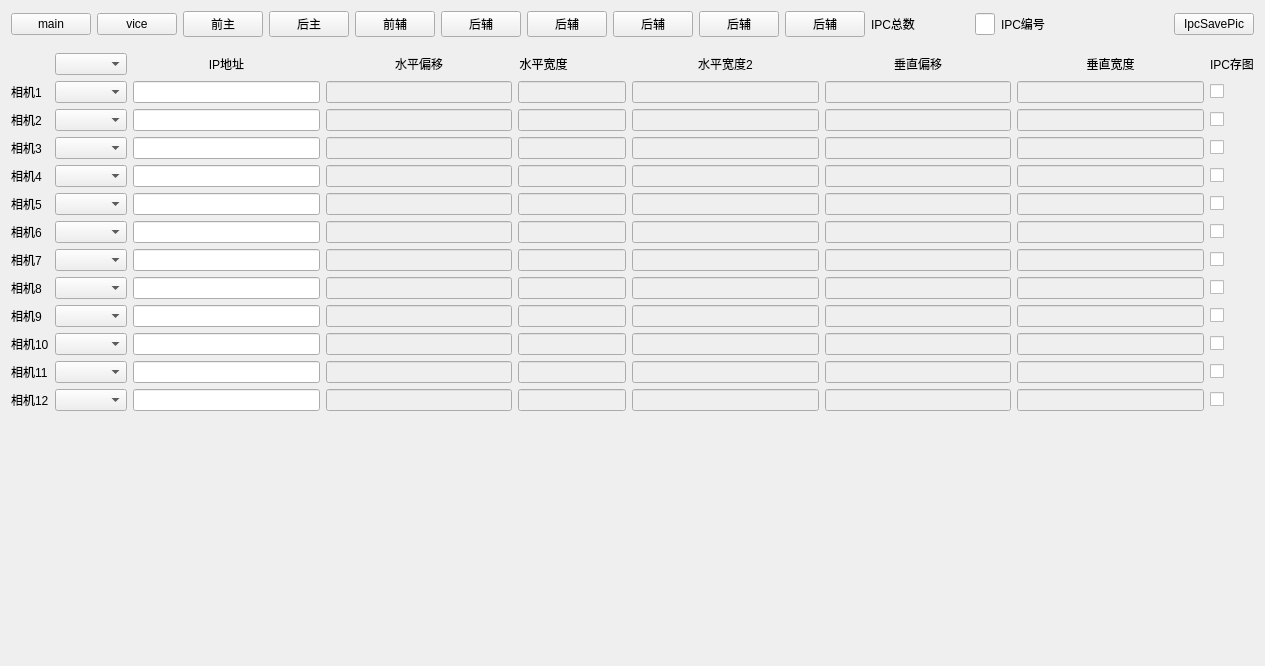
<?xml version="1.0" encoding="UTF-8"?>
<ui version="4.0">
 <class>IpcCameraSetWidget</class>
 <widget class="QWidget" name="IpcCameraSetWidget">
  <property name="geometry">
   <rect>
    <x>0</x>
    <y>0</y>
    <width>1265</width>
    <height>666</height>
   </rect>
  </property>
  <property name="windowTitle">
   <string>Form</string>
  </property>
  <layout class="QGridLayout" name="gridLayout_2">
   <item row="0" column="0">
    <layout class="QHBoxLayout" name="horizontalLayout_3">
     <item>
      <layout class="QHBoxLayout" name="horizontalLayout">
       <item>
        <widget class="QPushButton" name="mainBtn">
         <property name="text">
          <string notr="true">main</string>
         </property>
        </widget>
       </item>
       <item>
        <widget class="QPushButton" name="viceBtn">
         <property name="text">
          <string notr="true">vice</string>
         </property>
        </widget>
       </item>
       <item>
        <widget class="QPushButton" name="pushButton">
         <property name="text">
          <string notr="true">前主</string>
         </property>
        </widget>
       </item>
       <item>
        <widget class="QPushButton" name="pushButton_2">
         <property name="text">
          <string notr="true">后主</string>
         </property>
        </widget>
       </item>
       <item>
        <widget class="QPushButton" name="pushButton_3">
         <property name="text">
          <string notr="true">前辅</string>
         </property>
        </widget>
       </item>
       <item>
        <widget class="QPushButton" name="pushButton_4">
         <property name="text">
          <string notr="true">后辅</string>
         </property>
        </widget>
       </item>
       <item>
        <widget class="QPushButton" name="pushButton_5">
         <property name="text">
          <string notr="true">后辅</string>
         </property>
        </widget>
       </item>
       <item>
        <widget class="QPushButton" name="pushButton_6">
         <property name="text">
          <string notr="true">后辅</string>
         </property>
        </widget>
       </item>
       <item>
        <widget class="QPushButton" name="pushButton_7">
         <property name="text">
          <string notr="true">后辅</string>
         </property>
        </widget>
       </item>
       <item>
        <widget class="QPushButton" name="pushButton_8">
         <property name="text">
          <string notr="true">后辅</string>
         </property>
        </widget>
       </item>
      </layout>
     </item>
     <item>
      <layout class="QHBoxLayout" name="horizontalLayout_2">
       <item>
        <widget class="QLabel" name="labelIpcCount">
         <property name="text">
          <string>IPC总数</string>
         </property>
        </widget>
       </item>
       <item>
        <widget class="myLineEdit" name="lineEditIpcCount">
         <property name="minimumSize">
          <size>
           <width>20</width>
           <height>0</height>
          </size>
         </property>
         <property name="maximumSize">
          <size>
           <width>20</width>
           <height>16777215</height>
          </size>
         </property>
         <property name="alignment">
          <set>Qt::AlignCenter</set>
         </property>
        </widget>
       </item>
      </layout>
     </item>
     <item>
      <widget class="QLabel" name="label_ipc_num">
       <property name="text">
        <string>IPC编号</string>
       </property>
       <property name="alignment">
        <set>Qt::AlignCenter</set>
       </property>
      </widget>
     </item>
     <item>
      <spacer name="horizontalSpacer">
       <property name="orientation">
        <enum>Qt::Horizontal</enum>
       </property>
       <property name="sizeHint" stdset="0">
        <size>
         <width>40</width>
         <height>20</height>
        </size>
       </property>
      </spacer>
     </item>
     <item>
      <widget class="QPushButton" name="ipcSavePicBtn">
       <property name="text">
        <string>IpcSavePic</string>
       </property>
      </widget>
     </item>
    </layout>
   </item>
   <item row="1" column="0">
    <layout class="QGridLayout" name="gridLayout">
     <item row="0" column="5">
      <spacer name="verticalSpacer">
       <property name="orientation">
        <enum>Qt::Vertical</enum>
       </property>
       <property name="sizeHint" stdset="0">
        <size>
         <width>20</width>
         <height>10</height>
        </size>
       </property>
      </spacer>
     </item>
     <item row="1" column="1">
      <widget class="QComboBox" name="comboBox_camera_same"/>
     </item>
     <item row="1" column="2">
      <widget class="QLabel" name="label_ip">
       <property name="text">
        <string>IP地址</string>
       </property>
       <property name="alignment">
        <set>Qt::AlignCenter</set>
       </property>
      </widget>
     </item>
     <item row="1" column="3">
      <widget class="QLabel" name="label_h_move">
       <property name="text">
        <string>水平偏移</string>
       </property>
       <property name="alignment">
        <set>Qt::AlignCenter</set>
       </property>
      </widget>
     </item>
     <item row="1" column="4">
      <widget class="QLabel" name="label_h_width">
       <property name="text">
        <string>水平宽度</string>
       </property>
       <property name="alignment">
        <set>Qt::AlignCenter</set>
       </property>
      </widget>
     </item>
     <item row="1" column="6">
      <widget class="QLabel" name="label_h_width_2">
       <property name="text">
        <string>水平宽度2</string>
       </property>
       <property name="alignment">
        <set>Qt::AlignCenter</set>
       </property>
      </widget>
     </item>
     <item row="1" column="7">
      <widget class="QLabel" name="label_v_move">
       <property name="text">
        <string>垂直偏移</string>
       </property>
       <property name="alignment">
        <set>Qt::AlignCenter</set>
       </property>
      </widget>
     </item>
     <item row="1" column="8">
      <widget class="QLabel" name="label_v_width">
       <property name="maximumSize">
        <size>
         <width>16777215</width>
         <height>80</height>
        </size>
       </property>
       <property name="text">
        <string>垂直宽度</string>
       </property>
       <property name="alignment">
        <set>Qt::AlignCenter</set>
       </property>
      </widget>
     </item>
     <item row="1" column="9">
      <widget class="QLabel" name="label_ipcSavePic">
       <property name="maximumSize">
        <size>
         <width>16777215</width>
         <height>80</height>
        </size>
       </property>
       <property name="text">
        <string>IPC存图</string>
       </property>
       <property name="alignment">
        <set>Qt::AlignCenter</set>
       </property>
      </widget>
     </item>
     <item row="2" column="0">
      <widget class="QLabel" name="label_0">
       <property name="text">
        <string>相机1</string>
       </property>
      </widget>
     </item>
     <item row="2" column="1">
      <widget class="QComboBox" name="comboBox_cam1_ipc"/>
     </item>
     <item row="2" column="2">
      <widget class="myLineEdit" name="lineEdit_cam1_ip">
       <property name="alignment">
        <set>Qt::AlignCenter</set>
       </property>
      </widget>
     </item>
     <item row="2" column="3">
      <widget class="myLineEdit" name="lineEdit_0_0">
       <property name="enabled">
        <bool>false</bool>
       </property>
       <property name="alignment">
        <set>Qt::AlignCenter</set>
       </property>
      </widget>
     </item>
     <item row="2" column="4" colspan="2">
      <widget class="myLineEdit" name="lineEdit_0_1">
       <property name="enabled">
        <bool>false</bool>
       </property>
       <property name="alignment">
        <set>Qt::AlignCenter</set>
       </property>
      </widget>
     </item>
     <item row="2" column="6">
      <widget class="myLineEdit" name="lineEdit_0_4">
       <property name="enabled">
        <bool>false</bool>
       </property>
       <property name="alignment">
        <set>Qt::AlignCenter</set>
       </property>
      </widget>
     </item>
     <item row="2" column="7">
      <widget class="myLineEdit" name="lineEdit_0_2">
       <property name="enabled">
        <bool>false</bool>
       </property>
       <property name="alignment">
        <set>Qt::AlignCenter</set>
       </property>
      </widget>
     </item>
     <item row="2" column="8">
      <widget class="myLineEdit" name="lineEdit_0_3">
       <property name="enabled">
        <bool>false</bool>
       </property>
       <property name="alignment">
        <set>Qt::AlignCenter</set>
       </property>
      </widget>
     </item>
     <item row="2" column="9">
      <widget class="QCheckBox" name="checkBox">
       <property name="text">
        <string/>
       </property>
      </widget>
     </item>
     <item row="3" column="0">
      <widget class="QLabel" name="label_1">
       <property name="text">
        <string>相机2</string>
       </property>
      </widget>
     </item>
     <item row="3" column="1">
      <widget class="QComboBox" name="comboBox_cam2_ipc"/>
     </item>
     <item row="3" column="2">
      <widget class="myLineEdit" name="lineEdit_cam2_ip">
       <property name="alignment">
        <set>Qt::AlignCenter</set>
       </property>
      </widget>
     </item>
     <item row="3" column="3">
      <widget class="myLineEdit" name="lineEdit_1_0">
       <property name="enabled">
        <bool>false</bool>
       </property>
       <property name="alignment">
        <set>Qt::AlignCenter</set>
       </property>
      </widget>
     </item>
     <item row="3" column="4" colspan="2">
      <widget class="myLineEdit" name="lineEdit_1_1">
       <property name="enabled">
        <bool>false</bool>
       </property>
       <property name="alignment">
        <set>Qt::AlignCenter</set>
       </property>
      </widget>
     </item>
     <item row="3" column="6">
      <widget class="myLineEdit" name="lineEdit_1_4">
       <property name="enabled">
        <bool>false</bool>
       </property>
       <property name="alignment">
        <set>Qt::AlignCenter</set>
       </property>
      </widget>
     </item>
     <item row="3" column="7">
      <widget class="myLineEdit" name="lineEdit_1_2">
       <property name="enabled">
        <bool>false</bool>
       </property>
       <property name="alignment">
        <set>Qt::AlignCenter</set>
       </property>
      </widget>
     </item>
     <item row="3" column="8">
      <widget class="myLineEdit" name="lineEdit_1_3">
       <property name="enabled">
        <bool>false</bool>
       </property>
       <property name="alignment">
        <set>Qt::AlignCenter</set>
       </property>
      </widget>
     </item>
     <item row="3" column="9">
      <widget class="QCheckBox" name="checkBox_2">
       <property name="sizePolicy">
        <sizepolicy hsizetype="Fixed" vsizetype="Fixed">
         <horstretch>0</horstretch>
         <verstretch>0</verstretch>
        </sizepolicy>
       </property>
       <property name="text">
        <string/>
       </property>
      </widget>
     </item>
     <item row="4" column="0">
      <widget class="QLabel" name="label_2">
       <property name="text">
        <string>相机3</string>
       </property>
      </widget>
     </item>
     <item row="4" column="1">
      <widget class="QComboBox" name="comboBox_cam3_ipc"/>
     </item>
     <item row="4" column="2">
      <widget class="myLineEdit" name="lineEdit_cam3_ip">
       <property name="alignment">
        <set>Qt::AlignCenter</set>
       </property>
      </widget>
     </item>
     <item row="4" column="3">
      <widget class="myLineEdit" name="lineEdit_2_0">
       <property name="enabled">
        <bool>false</bool>
       </property>
       <property name="alignment">
        <set>Qt::AlignCenter</set>
       </property>
      </widget>
     </item>
     <item row="4" column="4" colspan="2">
      <widget class="myLineEdit" name="lineEdit_2_1">
       <property name="enabled">
        <bool>false</bool>
       </property>
       <property name="alignment">
        <set>Qt::AlignCenter</set>
       </property>
      </widget>
     </item>
     <item row="4" column="6">
      <widget class="myLineEdit" name="lineEdit_2_4">
       <property name="enabled">
        <bool>false</bool>
       </property>
       <property name="alignment">
        <set>Qt::AlignCenter</set>
       </property>
      </widget>
     </item>
     <item row="4" column="7">
      <widget class="myLineEdit" name="lineEdit_2_2">
       <property name="enabled">
        <bool>false</bool>
       </property>
       <property name="alignment">
        <set>Qt::AlignCenter</set>
       </property>
      </widget>
     </item>
     <item row="4" column="8">
      <widget class="myLineEdit" name="lineEdit_2_3">
       <property name="enabled">
        <bool>false</bool>
       </property>
       <property name="alignment">
        <set>Qt::AlignCenter</set>
       </property>
      </widget>
     </item>
     <item row="4" column="9">
      <widget class="QCheckBox" name="checkBox_3">
       <property name="text">
        <string/>
       </property>
      </widget>
     </item>
     <item row="5" column="0">
      <widget class="QLabel" name="label_3">
       <property name="text">
        <string>相机4</string>
       </property>
      </widget>
     </item>
     <item row="5" column="1">
      <widget class="QComboBox" name="comboBox_cam4_ipc"/>
     </item>
     <item row="5" column="2">
      <widget class="myLineEdit" name="lineEdit_cam4_ip">
       <property name="alignment">
        <set>Qt::AlignCenter</set>
       </property>
      </widget>
     </item>
     <item row="5" column="3">
      <widget class="myLineEdit" name="lineEdit_3_0">
       <property name="enabled">
        <bool>false</bool>
       </property>
       <property name="alignment">
        <set>Qt::AlignCenter</set>
       </property>
      </widget>
     </item>
     <item row="5" column="4" colspan="2">
      <widget class="myLineEdit" name="lineEdit_3_1">
       <property name="enabled">
        <bool>false</bool>
       </property>
       <property name="alignment">
        <set>Qt::AlignCenter</set>
       </property>
      </widget>
     </item>
     <item row="5" column="6">
      <widget class="myLineEdit" name="lineEdit_3_4">
       <property name="enabled">
        <bool>false</bool>
       </property>
       <property name="alignment">
        <set>Qt::AlignCenter</set>
       </property>
      </widget>
     </item>
     <item row="5" column="7">
      <widget class="myLineEdit" name="lineEdit_3_2">
       <property name="enabled">
        <bool>false</bool>
       </property>
       <property name="alignment">
        <set>Qt::AlignCenter</set>
       </property>
      </widget>
     </item>
     <item row="5" column="8">
      <widget class="myLineEdit" name="lineEdit_3_3">
       <property name="enabled">
        <bool>false</bool>
       </property>
       <property name="alignment">
        <set>Qt::AlignCenter</set>
       </property>
      </widget>
     </item>
     <item row="5" column="9">
      <widget class="QCheckBox" name="checkBox_4">
       <property name="text">
        <string/>
       </property>
      </widget>
     </item>
     <item row="6" column="0">
      <widget class="QLabel" name="label_4">
       <property name="text">
        <string>相机5</string>
       </property>
      </widget>
     </item>
     <item row="6" column="1">
      <widget class="QComboBox" name="comboBox_cam5_ipc"/>
     </item>
     <item row="6" column="2">
      <widget class="myLineEdit" name="lineEdit_cam5_ip">
       <property name="alignment">
        <set>Qt::AlignCenter</set>
       </property>
      </widget>
     </item>
     <item row="6" column="3">
      <widget class="myLineEdit" name="lineEdit_4_0">
       <property name="enabled">
        <bool>false</bool>
       </property>
       <property name="alignment">
        <set>Qt::AlignCenter</set>
       </property>
      </widget>
     </item>
     <item row="6" column="4" colspan="2">
      <widget class="myLineEdit" name="lineEdit_4_1">
       <property name="enabled">
        <bool>false</bool>
       </property>
       <property name="alignment">
        <set>Qt::AlignCenter</set>
       </property>
      </widget>
     </item>
     <item row="6" column="6">
      <widget class="myLineEdit" name="lineEdit_4_4">
       <property name="enabled">
        <bool>false</bool>
       </property>
       <property name="alignment">
        <set>Qt::AlignCenter</set>
       </property>
      </widget>
     </item>
     <item row="6" column="7">
      <widget class="myLineEdit" name="lineEdit_4_2">
       <property name="enabled">
        <bool>false</bool>
       </property>
       <property name="alignment">
        <set>Qt::AlignCenter</set>
       </property>
      </widget>
     </item>
     <item row="6" column="8">
      <widget class="myLineEdit" name="lineEdit_4_3">
       <property name="enabled">
        <bool>false</bool>
       </property>
       <property name="alignment">
        <set>Qt::AlignCenter</set>
       </property>
      </widget>
     </item>
     <item row="6" column="9">
      <widget class="QCheckBox" name="checkBox_5">
       <property name="text">
        <string/>
       </property>
      </widget>
     </item>
     <item row="7" column="0">
      <widget class="QLabel" name="label_5">
       <property name="text">
        <string>相机6</string>
       </property>
      </widget>
     </item>
     <item row="7" column="1">
      <widget class="QComboBox" name="comboBox_cam6_ipc"/>
     </item>
     <item row="7" column="2">
      <widget class="myLineEdit" name="lineEdit_cam6_ip">
       <property name="alignment">
        <set>Qt::AlignCenter</set>
       </property>
      </widget>
     </item>
     <item row="7" column="3">
      <widget class="myLineEdit" name="lineEdit_5_0">
       <property name="enabled">
        <bool>false</bool>
       </property>
       <property name="alignment">
        <set>Qt::AlignCenter</set>
       </property>
      </widget>
     </item>
     <item row="7" column="4" colspan="2">
      <widget class="myLineEdit" name="lineEdit_5_1">
       <property name="enabled">
        <bool>false</bool>
       </property>
       <property name="alignment">
        <set>Qt::AlignCenter</set>
       </property>
      </widget>
     </item>
     <item row="7" column="6">
      <widget class="myLineEdit" name="lineEdit_5_4">
       <property name="enabled">
        <bool>false</bool>
       </property>
       <property name="alignment">
        <set>Qt::AlignCenter</set>
       </property>
      </widget>
     </item>
     <item row="7" column="7">
      <widget class="myLineEdit" name="lineEdit_5_2">
       <property name="enabled">
        <bool>false</bool>
       </property>
       <property name="alignment">
        <set>Qt::AlignCenter</set>
       </property>
      </widget>
     </item>
     <item row="7" column="8">
      <widget class="myLineEdit" name="lineEdit_5_3">
       <property name="enabled">
        <bool>false</bool>
       </property>
       <property name="alignment">
        <set>Qt::AlignCenter</set>
       </property>
      </widget>
     </item>
     <item row="7" column="9">
      <widget class="QCheckBox" name="checkBox_6">
       <property name="text">
        <string/>
       </property>
      </widget>
     </item>
     <item row="8" column="0">
      <widget class="QLabel" name="label_6">
       <property name="text">
        <string>相机7</string>
       </property>
      </widget>
     </item>
     <item row="8" column="1">
      <widget class="QComboBox" name="comboBox_cam7_ipc"/>
     </item>
     <item row="8" column="2">
      <widget class="myLineEdit" name="lineEdit_cam7_ip">
       <property name="alignment">
        <set>Qt::AlignCenter</set>
       </property>
      </widget>
     </item>
     <item row="8" column="3">
      <widget class="myLineEdit" name="lineEdit_6_0">
       <property name="enabled">
        <bool>false</bool>
       </property>
       <property name="alignment">
        <set>Qt::AlignCenter</set>
       </property>
      </widget>
     </item>
     <item row="8" column="4" colspan="2">
      <widget class="myLineEdit" name="lineEdit_6_1">
       <property name="enabled">
        <bool>false</bool>
       </property>
       <property name="alignment">
        <set>Qt::AlignCenter</set>
       </property>
      </widget>
     </item>
     <item row="8" column="6">
      <widget class="myLineEdit" name="lineEdit_6_4">
       <property name="enabled">
        <bool>false</bool>
       </property>
       <property name="alignment">
        <set>Qt::AlignCenter</set>
       </property>
      </widget>
     </item>
     <item row="8" column="7">
      <widget class="myLineEdit" name="lineEdit_6_2">
       <property name="enabled">
        <bool>false</bool>
       </property>
       <property name="alignment">
        <set>Qt::AlignCenter</set>
       </property>
      </widget>
     </item>
     <item row="8" column="8">
      <widget class="myLineEdit" name="lineEdit_6_3">
       <property name="enabled">
        <bool>false</bool>
       </property>
       <property name="alignment">
        <set>Qt::AlignCenter</set>
       </property>
      </widget>
     </item>
     <item row="8" column="9">
      <widget class="QCheckBox" name="checkBox_7">
       <property name="text">
        <string/>
       </property>
      </widget>
     </item>
     <item row="9" column="0">
      <widget class="QLabel" name="label_7">
       <property name="text">
        <string>相机8</string>
       </property>
      </widget>
     </item>
     <item row="9" column="1">
      <widget class="QComboBox" name="comboBox_cam8_ipc"/>
     </item>
     <item row="9" column="2">
      <widget class="myLineEdit" name="lineEdit_cam8_ip">
       <property name="alignment">
        <set>Qt::AlignCenter</set>
       </property>
      </widget>
     </item>
     <item row="9" column="3">
      <widget class="myLineEdit" name="lineEdit_7_0">
       <property name="enabled">
        <bool>false</bool>
       </property>
       <property name="alignment">
        <set>Qt::AlignCenter</set>
       </property>
      </widget>
     </item>
     <item row="9" column="4" colspan="2">
      <widget class="myLineEdit" name="lineEdit_7_1">
       <property name="enabled">
        <bool>false</bool>
       </property>
       <property name="alignment">
        <set>Qt::AlignCenter</set>
       </property>
      </widget>
     </item>
     <item row="9" column="6">
      <widget class="myLineEdit" name="lineEdit_7_4">
       <property name="enabled">
        <bool>false</bool>
       </property>
       <property name="alignment">
        <set>Qt::AlignCenter</set>
       </property>
      </widget>
     </item>
     <item row="9" column="7">
      <widget class="myLineEdit" name="lineEdit_7_2">
       <property name="enabled">
        <bool>false</bool>
       </property>
       <property name="alignment">
        <set>Qt::AlignCenter</set>
       </property>
      </widget>
     </item>
     <item row="9" column="8">
      <widget class="myLineEdit" name="lineEdit_7_3">
       <property name="enabled">
        <bool>false</bool>
       </property>
       <property name="alignment">
        <set>Qt::AlignCenter</set>
       </property>
      </widget>
     </item>
     <item row="9" column="9">
      <widget class="QCheckBox" name="checkBox_8">
       <property name="text">
        <string/>
       </property>
      </widget>
     </item>
     <item row="10" column="0">
      <widget class="QLabel" name="label_8">
       <property name="text">
        <string>相机9</string>
       </property>
      </widget>
     </item>
     <item row="10" column="1">
      <widget class="QComboBox" name="comboBox_cam9_ipc"/>
     </item>
     <item row="10" column="2">
      <widget class="myLineEdit" name="lineEdit_cam9_ip">
       <property name="alignment">
        <set>Qt::AlignCenter</set>
       </property>
      </widget>
     </item>
     <item row="10" column="3">
      <widget class="myLineEdit" name="lineEdit_8_0">
       <property name="enabled">
        <bool>false</bool>
       </property>
       <property name="alignment">
        <set>Qt::AlignCenter</set>
       </property>
      </widget>
     </item>
     <item row="10" column="4" colspan="2">
      <widget class="myLineEdit" name="lineEdit_8_1">
       <property name="enabled">
        <bool>false</bool>
       </property>
       <property name="alignment">
        <set>Qt::AlignCenter</set>
       </property>
      </widget>
     </item>
     <item row="10" column="6">
      <widget class="myLineEdit" name="lineEdit_8_4">
       <property name="enabled">
        <bool>false</bool>
       </property>
       <property name="alignment">
        <set>Qt::AlignCenter</set>
       </property>
      </widget>
     </item>
     <item row="10" column="7">
      <widget class="myLineEdit" name="lineEdit_8_2">
       <property name="enabled">
        <bool>false</bool>
       </property>
       <property name="alignment">
        <set>Qt::AlignCenter</set>
       </property>
      </widget>
     </item>
     <item row="10" column="8">
      <widget class="myLineEdit" name="lineEdit_8_3">
       <property name="enabled">
        <bool>false</bool>
       </property>
       <property name="alignment">
        <set>Qt::AlignCenter</set>
       </property>
      </widget>
     </item>
     <item row="10" column="9">
      <widget class="QCheckBox" name="checkBox_9">
       <property name="sizePolicy">
        <sizepolicy hsizetype="Fixed" vsizetype="Fixed">
         <horstretch>0</horstretch>
         <verstretch>0</verstretch>
        </sizepolicy>
       </property>
       <property name="text">
        <string/>
       </property>
      </widget>
     </item>
     <item row="11" column="0">
      <widget class="QLabel" name="label_9">
       <property name="text">
        <string>相机10</string>
       </property>
      </widget>
     </item>
     <item row="11" column="1">
      <widget class="QComboBox" name="comboBox_cam10_ipc"/>
     </item>
     <item row="11" column="2">
      <widget class="myLineEdit" name="lineEdit_cam10_ip">
       <property name="alignment">
        <set>Qt::AlignCenter</set>
       </property>
      </widget>
     </item>
     <item row="11" column="3">
      <widget class="myLineEdit" name="lineEdit_9_0">
       <property name="enabled">
        <bool>false</bool>
       </property>
       <property name="alignment">
        <set>Qt::AlignCenter</set>
       </property>
      </widget>
     </item>
     <item row="11" column="4" colspan="2">
      <widget class="myLineEdit" name="lineEdit_9_1">
       <property name="enabled">
        <bool>false</bool>
       </property>
       <property name="alignment">
        <set>Qt::AlignCenter</set>
       </property>
      </widget>
     </item>
     <item row="11" column="6">
      <widget class="myLineEdit" name="lineEdit_9_4">
       <property name="enabled">
        <bool>false</bool>
       </property>
       <property name="alignment">
        <set>Qt::AlignCenter</set>
       </property>
      </widget>
     </item>
     <item row="11" column="7">
      <widget class="myLineEdit" name="lineEdit_9_2">
       <property name="enabled">
        <bool>false</bool>
       </property>
       <property name="alignment">
        <set>Qt::AlignCenter</set>
       </property>
      </widget>
     </item>
     <item row="11" column="8">
      <widget class="myLineEdit" name="lineEdit_9_3">
       <property name="enabled">
        <bool>false</bool>
       </property>
       <property name="alignment">
        <set>Qt::AlignCenter</set>
       </property>
      </widget>
     </item>
     <item row="11" column="9">
      <widget class="QCheckBox" name="checkBox_10">
       <property name="text">
        <string/>
       </property>
      </widget>
     </item>
     <item row="12" column="0">
      <widget class="QLabel" name="label_10">
       <property name="text">
        <string>相机11</string>
       </property>
      </widget>
     </item>
     <item row="12" column="1">
      <widget class="QComboBox" name="comboBox_cam11_ipc"/>
     </item>
     <item row="12" column="2">
      <widget class="myLineEdit" name="lineEdit_cam11_ip">
       <property name="alignment">
        <set>Qt::AlignCenter</set>
       </property>
      </widget>
     </item>
     <item row="12" column="3">
      <widget class="myLineEdit" name="lineEdit_10_0">
       <property name="enabled">
        <bool>false</bool>
       </property>
       <property name="alignment">
        <set>Qt::AlignCenter</set>
       </property>
      </widget>
     </item>
     <item row="12" column="4" colspan="2">
      <widget class="myLineEdit" name="lineEdit_10_1">
       <property name="enabled">
        <bool>false</bool>
       </property>
       <property name="alignment">
        <set>Qt::AlignCenter</set>
       </property>
      </widget>
     </item>
     <item row="12" column="6">
      <widget class="myLineEdit" name="lineEdit_10_4">
       <property name="enabled">
        <bool>false</bool>
       </property>
       <property name="alignment">
        <set>Qt::AlignCenter</set>
       </property>
      </widget>
     </item>
     <item row="12" column="7">
      <widget class="myLineEdit" name="lineEdit_10_2">
       <property name="enabled">
        <bool>false</bool>
       </property>
       <property name="alignment">
        <set>Qt::AlignCenter</set>
       </property>
      </widget>
     </item>
     <item row="12" column="8">
      <widget class="myLineEdit" name="lineEdit_10_3">
       <property name="enabled">
        <bool>false</bool>
       </property>
       <property name="alignment">
        <set>Qt::AlignCenter</set>
       </property>
      </widget>
     </item>
     <item row="12" column="9">
      <widget class="QCheckBox" name="checkBox_11">
       <property name="text">
        <string/>
       </property>
      </widget>
     </item>
     <item row="13" column="0">
      <widget class="QLabel" name="label_11">
       <property name="text">
        <string>相机12</string>
       </property>
      </widget>
     </item>
     <item row="13" column="1">
      <widget class="QComboBox" name="comboBox_cam12_ipc"/>
     </item>
     <item row="13" column="2">
      <widget class="myLineEdit" name="lineEdit_cam12_ip">
       <property name="alignment">
        <set>Qt::AlignCenter</set>
       </property>
      </widget>
     </item>
     <item row="13" column="3">
      <widget class="myLineEdit" name="lineEdit_11_0">
       <property name="enabled">
        <bool>false</bool>
       </property>
       <property name="alignment">
        <set>Qt::AlignCenter</set>
       </property>
      </widget>
     </item>
     <item row="13" column="4" colspan="2">
      <widget class="myLineEdit" name="lineEdit_11_1">
       <property name="enabled">
        <bool>false</bool>
       </property>
       <property name="alignment">
        <set>Qt::AlignCenter</set>
       </property>
      </widget>
     </item>
     <item row="13" column="6">
      <widget class="myLineEdit" name="lineEdit_11_4">
       <property name="enabled">
        <bool>false</bool>
       </property>
       <property name="alignment">
        <set>Qt::AlignCenter</set>
       </property>
      </widget>
     </item>
     <item row="13" column="7">
      <widget class="myLineEdit" name="lineEdit_11_2">
       <property name="enabled">
        <bool>false</bool>
       </property>
       <property name="alignment">
        <set>Qt::AlignCenter</set>
       </property>
      </widget>
     </item>
     <item row="13" column="8">
      <widget class="myLineEdit" name="lineEdit_11_3">
       <property name="enabled">
        <bool>false</bool>
       </property>
       <property name="alignment">
        <set>Qt::AlignCenter</set>
       </property>
      </widget>
     </item>
     <item row="13" column="9">
      <widget class="QCheckBox" name="checkBox_12">
       <property name="text">
        <string/>
       </property>
      </widget>
     </item>
    </layout>
   </item>
   <item row="2" column="0">
    <spacer name="verticalSpacer_2">
     <property name="orientation">
      <enum>Qt::Vertical</enum>
     </property>
     <property name="sizeHint" stdset="0">
      <size>
       <width>20</width>
       <height>10</height>
      </size>
     </property>
    </spacer>
   </item>
  </layout>
 </widget>
 <customwidgets>
  <customwidget>
   <class>myLineEdit</class>
   <extends>QLineEdit</extends>
   <header location="global">mysortwidget/mylineedit.h</header>
  </customwidget>
 </customwidgets>
 <resources/>
 <connections/>
</ui>
